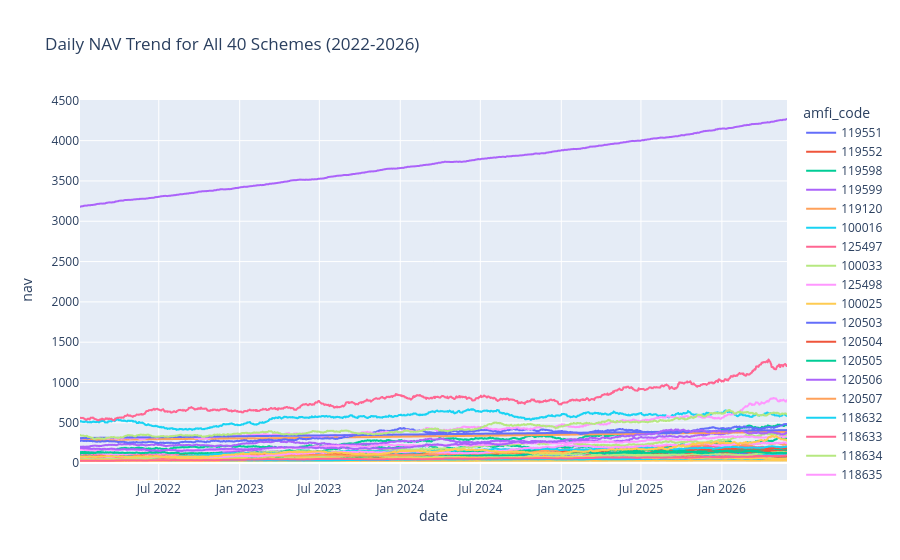

Notebook cell for this chart:
### Code cell
nav_history["date"] = pd.to_datetime(nav_history["date"])

fig = px.line(
    nav_history,
    x="date",
    y="nav",
    color="amfi_code",
    title="Daily NAV Trend for All 40 Schemes (2022-2026)"
)

fig.show()

### Figure 1 — Plotly figure (JSON) as saved in the notebook; plotly's stock layout.template omitted (floating-point values rounded to 4 significant figures; data arrays with more than 128 entries replaced by an {"elided": "..."} marker saying what was removed)
{"data": [{"hovertemplate": "amfi_code=119551<br>date=%{x}<br>nav=%{y}<extra></extra>", "legendgroup": "119551", "line": {"color": "#636efa", "dash": "solid"}, "marker": {"symbol": "circle"}, "mode": "lines", "name": "119551", "showlegend": true, "type": "scattergl", "x": {"elided": "1150 str values"}, "xaxis": "x", "y": {"elided": "1150 float values"}, "yaxis": "y"}, {"hovertemplate": "amfi_code=119552<br>date=%{x}<br>nav=%{y}<extra></extra>", "legendgroup": "119552", "line": {"color": "#EF553B", "dash": "solid"}, "marker": {"symbol": "circle"}, "mode": "lines", "name": "119552", "showlegend": true, "type": "scattergl", "x": {"elided": "1150 str values"}, "xaxis": "x", "y": {"elided": "1150 float values"}, "yaxis": "y"}, {"hovertemplate": "amfi_code=119598<br>date=%{x}<br>nav=%{y}<extra></extra>", "legendgroup": "119598", "line": {"color": "#00cc96", "dash": "solid"}, "marker": {"symbol": "circle"}, "mode": "lines", "name": "119598", "showlegend": true, "type": "scattergl", "x": {"elided": "1150 str values"}, "xaxis": "x", "y": {"elided": "1150 float values"}, "yaxis": "y"}, {"hovertemplate": "amfi_code=119599<br>date=%{x}<br>nav=%{y}<extra></extra>", "legendgroup": "119599", "line": {"color": "#ab63fa", "dash": "solid"}, "marker": {"symbol": "circle"}, "mode": "lines", "name": "119599", "showlegend": true, "type": "scattergl", "x": {"elided": "1150 str values"}, "xaxis": "x", "y": {"elided": "1150 float values"}, "yaxis": "y"}, {"hovertemplate": "amfi_code=119120<br>date=%{x}<br>nav=%{y}<extra></extra>", "legendgroup": "119120", "line": {"color": "#FFA15A", "dash": "solid"}, "marker": {"symbol": "circle"}, "mode": "lines", "name": "119120", "showlegend": true, "type": "scattergl", "x": {"elided": "1150 str values"}, "xaxis": "x", "y": {"elided": "1150 float values"}, "yaxis": "y"}, {"hovertemplate": "amfi_code=100016<br>date=%{x}<br>nav=%{y}<extra></extra>", "legendgroup": "100016", "line": {"color": "#19d3f3", "dash": "solid"}, "marker": {"symbol": "circle"}, "mode": "lines", "name": "100016", "showlegend": true, "type": "scattergl", "x": {"elided": "1150 str values"}, "xaxis": "x", "y": {"elided": "1150 float values"}, "yaxis": "y"}, {"hovertemplate": "amfi_code=125497<br>date=%{x}<br>nav=%{y}<extra></extra>", "legendgroup": "125497", "line": {"color": "#FF6692", "dash": "solid"}, "marker": {"symbol": "circle"}, "mode": "lines", "name": "125497", "showlegend": true, "type": "scattergl", "x": {"elided": "1150 str values"}, "xaxis": "x", "y": {"elided": "1150 float values"}, "yaxis": "y"}, {"hovertemplate": "amfi_code=100033<br>date=%{x}<br>nav=%{y}<extra></extra>", "legendgroup": "100033", "line": {"color": "#B6E880", "dash": "solid"}, "marker": {"symbol": "circle"}, "mode": "lines", "name": "100033", "showlegend": true, "type": "scattergl", "x": {"elided": "1150 str values"}, "xaxis": "x", "y": {"elided": "1150 float values"}, "yaxis": "y"}, {"hovertemplate": "amfi_code=125498<br>date=%{x}<br>nav=%{y}<extra></extra>", "legendgroup": "125498", "line": {"color": "#FF97FF", "dash": "solid"}, "marker": {"symbol": "circle"}, "mode": "lines", "name": "125498", "showlegend": true, "type": "scattergl", "x": {"elided": "1150 str values"}, "xaxis": "x", "y": {"elided": "1150 float values"}, "yaxis": "y"}, {"hovertemplate": "amfi_code=100025<br>date=%{x}<br>nav=%{y}<extra></extra>", "legendgroup": "100025", "line": {"color": "#FECB52", "dash": "solid"}, "marker": {"symbol": "circle"}, "mode": "lines", "name": "100025", "showlegend": true, "type": "scattergl", "x": {"elided": "1150 str values"}, "xaxis": "x", "y": {"elided": "1150 float values"}, "yaxis": "y"}, {"hovertemplate": "amfi_code=120503<br>date=%{x}<br>nav=%{y}<extra></extra>", "legendgroup": "120503", "line": {"color": "#636efa", "dash": "solid"}, "marker": {"symbol": "circle"}, "mode": "lines", "name": "120503", "showlegend": true, "type": "scattergl", "x": {"elided": "1150 str values"}, "xaxis": "x", "y": {"elided": "1150 float values"}, "yaxis": "y"}, {"hovertemplate": "amfi_code=120504<br>date=%{x}<br>nav=%{y}<extra></extra>", "legendgroup": "120504", "line": {"color": "#EF553B", "dash": "solid"}, "marker": {"symbol": "circle"}, "mode": "lines", "name": "120504", "showlegend": true, "type": "scattergl", "x": {"elided": "1150 str values"}, "xaxis": "x", "y": {"elided": "1150 float values"}, "yaxis": "y"}, {"hovertemplate": "amfi_code=120505<br>date=%{x}<br>nav=%{y}<extra></extra>", "legendgroup": "120505", "line": {"color": "#00cc96", "dash": "solid"}, "marker": {"symbol": "circle"}, "mode": "lines", "name": "120505", "showlegend": true, "type": "scattergl", "x": {"elided": "1150 str values"}, "xaxis": "x", "y": {"elided": "1150 float values"}, "yaxis": "y"}, {"hovertemplate": "amfi_code=120506<br>date=%{x}<br>nav=%{y}<extra></extra>", "legendgroup": "120506", "line": {"color": "#ab63fa", "dash": "solid"}, "marker": {"symbol": "circle"}, "mode": "lines", "name": "120506", "showlegend": true, "type": "scattergl", "x": {"elided": "1150 str values"}, "xaxis": "x", "y": {"elided": "1150 float values"}, "yaxis": "y"}, {"hovertemplate": "amfi_code=120507<br>date=%{x}<br>nav=%{y}<extra></extra>", "legendgroup": "120507", "line": {"color": "#FFA15A", "dash": "solid"}, "marker": {"symbol": "circle"}, "mode": "lines", "name": "120507", "showlegend": true, "type": "scattergl", "x": {"elided": "1150 str values"}, "xaxis": "x", "y": {"elided": "1150 float values"}, "yaxis": "y"}, {"hovertemplate": "amfi_code=118632<br>date=%{x}<br>nav=%{y}<extra></extra>", "legendgroup": "118632", "line": {"color": "#19d3f3", "dash": "solid"}, "marker": {"symbol": "circle"}, "mode": "lines", "name": "118632", "showlegend": true, "type": "scattergl", "x": {"elided": "1150 str values"}, "xaxis": "x", "y": {"elided": "1150 float values"}, "yaxis": "y"}, {"hovertemplate": "amfi_code=118633<br>date=%{x}<br>nav=%{y}<extra></extra>", "legendgroup": "118633", "line": {"color": "#FF6692", "dash": "solid"}, "marker": {"symbol": "circle"}, "mode": "lines", "name": "118633", "showlegend": true, "type": "scattergl", "x": {"elided": "1150 str values"}, "xaxis": "x", "y": {"elided": "1150 float values"}, "yaxis": "y"}, {"hovertemplate": "amfi_code=118634<br>date=%{x}<br>nav=%{y}<extra></extra>", "legendgroup": "118634", "line": {"color": "#B6E880", "dash": "solid"}, "marker": {"symbol": "circle"}, "mode": "lines", "name": "118634", "showlegend": true, "type": "scattergl", "x": {"elided": "1150 str values"}, "xaxis": "x", "y": {"elided": "1150 float values"}, "yaxis": "y"}, {"hovertemplate": "amfi_code=118635<br>date=%{x}<br>nav=%{y}<extra></extra>", "legendgroup": "118635", "line": {"color": "#FF97FF", "dash": "solid"}, "marker": {"symbol": "circle"}, "mode": "lines", "name": "118635", "showlegend": true, "type": "scattergl", "x": {"elided": "1150 str values"}, "xaxis": "x", "y": {"elided": "1150 float values"}, "yaxis": "y"}, {"hovertemplate": "amfi_code=118636<br>date=%{x}<br>nav=%{y}<extra></extra>", "legendgroup": "118636", "line": {"color": "#FECB52", "dash": "solid"}, "marker": {"symbol": "circle"}, "mode": "lines", "name": "118636", "showlegend": true, "type": "scattergl", "x": {"elided": "1150 str values"}, "xaxis": "x", "y": {"elided": "1150 float values"}, "yaxis": "y"}, {"hovertemplate": "amfi_code=120841<br>date=%{x}<br>nav=%{y}<extra></extra>", "legendgroup": "120841", "line": {"color": "#636efa", "dash": "solid"}, "marker": {"symbol": "circle"}, "mode": "lines", "name": "120841", "showlegend": true, "type": "scattergl", "x": {"elided": "1150 str values"}, "xaxis": "x", "y": {"elided": "1150 float values"}, "yaxis": "y"}, {"hovertemplate": "amfi_code=120842<br>date=%{x}<br>nav=%{y}<extra></extra>", "legendgroup": "120842", "line": {"color": "#EF553B", "dash": "solid"}, "marker": {"symbol": "circle"}, "mode": "lines", "name": "120842", "showlegend": true, "type": "scattergl", "x": {"elided": "1150 str values"}, "xaxis": "x", "y": {"elided": "1150 float values"}, "yaxis": "y"}, {"hovertemplate": "amfi_code=120843<br>date=%{x}<br>nav=%{y}<extra></extra>", "legendgroup": "120843", "line": {"color": "#00cc96", "dash": "solid"}, "marker": {"symbol": "circle"}, "mode": "lines", "name": "120843", "showlegend": true, "type": "scattergl", "x": {"elided": "1150 str values"}, "xaxis": "x", "y": {"elided": "1150 float values"}, "yaxis": "y"}, {"hovertemplate": "amfi_code=120844<br>date=%{x}<br>nav=%{y}<extra></extra>", "legendgroup": "120844", "line": {"color": "#ab63fa", "dash": "solid"}, "marker": {"symbol": "circle"}, "mode": "lines", "name": "120844", "showlegend": true, "type": "scattergl", "x": {"elided": "1150 str values"}, "xaxis": "x", "y": {"elided": "1150 float values"}, "yaxis": "y"}, {"hovertemplate": "amfi_code=119092<br>date=%{x}<br>nav=%{y}<extra></extra>", "legendgroup": "119092", "line": {"color": "#FFA15A", "dash": "solid"}, "marker": {"symbol": "circle"}, "mode": "lines", "name": "119092", "showlegend": true, "type": "scattergl", "x": {"elided": "1150 str values"}, "xaxis": "x", "y": {"elided": "1150 float values"}, "yaxis": "y"}, {"hovertemplate": "amfi_code=119093<br>date=%{x}<br>nav=%{y}<extra></extra>", "legendgroup": "119093", "line": {"color": "#19d3f3", "dash": "solid"}, "marker": {"symbol": "circle"}, "mode": "lines", "name": "119093", "showlegend": true, "type": "scattergl", "x": {"elided": "1150 str values"}, "xaxis": "x", "y": {"elided": "1150 float values"}, "yaxis": "y"}, {"hovertemplate": "amfi_code=119094<br>date=%{x}<br>nav=%{y}<extra></extra>", "legendgroup": "119094", "line": {"color": "#FF6692", "dash": "solid"}, "marker": {"symbol": "circle"}, "mode": "lines", "name": "119094", "showlegend": true, "type": "scattergl", "x": {"elided": "1150 str values"}, "xaxis": "x", "y": {"elided": "1150 float values"}, "yaxis": "y"}, {"hovertemplate": "amfi_code=119095<br>date=%{x}<br>nav=%{y}<extra></extra>", "legendgroup": "119095", "line": {"color": "#B6E880", "dash": "solid"}, "marker": {"symbol": "circle"}, "mode": "lines", "name": "119095", "showlegend": true, "type": "scattergl", "x": {"elided": "1150 str values"}, "xaxis": "x", "y": {"elided": "1150 float values"}, "yaxis": "y"}, {"hovertemplate": "amfi_code=101206<br>date=%{x}<br>nav=%{y}<extra></extra>", "legendgroup": "101206", "line": {"color": "#FF97FF", "dash": "solid"}, "marker": {"symbol": "circle"}, "mode": "lines", "name": "101206", "showlegend": true, "type": "scattergl", "x": {"elided": "1150 str values"}, "xaxis": "x", "y": {"elided": "1150 float values"}, "yaxis": "y"}, {"hovertemplate": "amfi_code=101207<br>date=%{x}<br>nav=%{y}<extra></extra>", "legendgroup": "101207", "line": {"color": "#FECB52", "dash": "solid"}, "marker": {"symbol": "circle"}, "mode": "lines", "name": "101207", "showlegend": true, "type": "scattergl", "x": {"elided": "1150 str values"}, "xaxis": "x", "y": {"elided": "1150 float values"}, "yaxis": "y"}, {"hovertemplate": "amfi_code=101208<br>date=%{x}<br>nav=%{y}<extra></extra>", "legendgroup": "101208", "line": {"color": "#636efa", "dash": "solid"}, "marker": {"symbol": "circle"}, "mode": "lines", "name": "101208", "showlegend": true, "type": "scattergl", "x": {"elided": "1150 str values"}, "xaxis": "x", "y": {"elided": "1150 float values"}, "yaxis": "y"}, {"hovertemplate": "amfi_code=102885<br>date=%{x}<br>nav=%{y}<extra></extra>", "legendgroup": "102885", "line": {"color": "#EF553B", "dash": "solid"}, "marker": {"symbol": "circle"}, "mode": "lines", "name": "102885", "showlegend": true, "type": "scattergl", "x": {"elided": "1150 str values"}, "xaxis": "x", "y": {"elided": "1150 float values"}, "yaxis": "y"}, {"hovertemplate": "amfi_code=102886<br>date=%{x}<br>nav=%{y}<extra></extra>", "legendgroup": "102886", "line": {"color": "#00cc96", "dash": "solid"}, "marker": {"symbol": "circle"}, "mode": "lines", "name": "102886", "showlegend": true, "type": "scattergl", "x": {"elided": "1150 str values"}, "xaxis": "x", "y": {"elided": "1150 float values"}, "yaxis": "y"}, {"hovertemplate": "amfi_code=102887<br>date=%{x}<br>nav=%{y}<extra></extra>", "legendgroup": "102887", "line": {"color": "#ab63fa", "dash": "solid"}, "marker": {"symbol": "circle"}, "mode": "lines", "name": "102887", "showlegend": true, "type": "scattergl", "x": {"elided": "1150 str values"}, "xaxis": "x", "y": {"elided": "1150 float values"}, "yaxis": "y"}, {"hovertemplate": "amfi_code=148567<br>date=%{x}<br>nav=%{y}<extra></extra>", "legendgroup": "148567", "line": {"color": "#FFA15A", "dash": "solid"}, "marker": {"symbol": "circle"}, "mode": "lines", "name": "148567", "showlegend": true, "type": "scattergl", "x": {"elided": "1150 str values"}, "xaxis": "x", "y": {"elided": "1150 float values"}, "yaxis": "y"}, {"hovertemplate": "amfi_code=148568<br>date=%{x}<br>nav=%{y}<extra></extra>", "legendgroup": "148568", "line": {"color": "#19d3f3", "dash": "solid"}, "marker": {"symbol": "circle"}, "mode": "lines", "name": "148568", "showlegend": true, "type": "scattergl", "x": {"elided": "1150 str values"}, "xaxis": "x", "y": {"elided": "1150 float values"}, "yaxis": "y"}, {"hovertemplate": "amfi_code=148569<br>date=%{x}<br>nav=%{y}<extra></extra>", "legendgroup": "148569", "line": {"color": "#FF6692", "dash": "solid"}, "marker": {"symbol": "circle"}, "mode": "lines", "name": "148569", "showlegend": true, "type": "scattergl", "x": {"elided": "1150 str values"}, "xaxis": "x", "y": {"elided": "1150 float values"}, "yaxis": "y"}, {"hovertemplate": "amfi_code=149322<br>date=%{x}<br>nav=%{y}<extra></extra>", "legendgroup": "149322", "line": {"color": "#B6E880", "dash": "solid"}, "marker": {"symbol": "circle"}, "mode": "lines", "name": "149322", "showlegend": true, "type": "scattergl", "x": {"elided": "1150 str values"}, "xaxis": "x", "y": {"elided": "1150 float values"}, "yaxis": "y"}, {"hovertemplate": "amfi_code=149323<br>date=%{x}<br>nav=%{y}<extra></extra>", "legendgroup": "149323", "line": {"color": "#FF97FF", "dash": "solid"}, "marker": {"symbol": "circle"}, "mode": "lines", "name": "149323", "showlegend": true, "type": "scattergl", "x": {"elided": "1150 str values"}, "xaxis": "x", "y": {"elided": "1150 float values"}, "yaxis": "y"}, {"hovertemplate": "amfi_code=149324<br>date=%{x}<br>nav=%{y}<extra></extra>", "legendgroup": "149324", "line": {"color": "#FECB52", "dash": "solid"}, "marker": {"symbol": "circle"}, "mode": "lines", "name": "149324", "showlegend": true, "type": "scattergl", "x": {"elided": "1150 str values"}, "xaxis": "x", "y": {"elided": "1150 float values"}, "yaxis": "y"}], "layout": {"legend": {"title": {"text": "amfi_code"}, "tracegroupgap": 0}, "title": {"text": "Daily NAV Trend for All 40 Schemes (2022-2026)"}, "xaxis": {"anchor": "y", "domain": [0, 1], "title": {"text": "date"}}, "yaxis": {"anchor": "x", "domain": [0, 1], "title": {"text": "nav"}}}}
